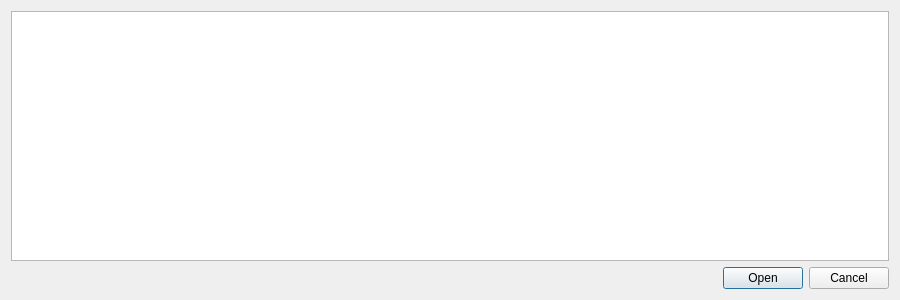
<?xml version="1.0" encoding="UTF-8"?>
<ui version="4.0">
 <class>DriveSelectDialog</class>
 <widget class="QDialog" name="DriveSelectDialog">
  <property name="geometry">
   <rect>
    <x>0</x>
    <y>0</y>
    <width>900</width>
    <height>300</height>
   </rect>
  </property>
  <property name="windowTitle">
   <string>Tunkio - Select Drive</string>
  </property>
  <layout class="QGridLayout" name="gridLayoutDriveDialog">
   <item row="1" column="0">
    <widget class="QDialogButtonBox" name="buttonBoxDriveSelect">
     <property name="orientation">
      <enum>Qt::Horizontal</enum>
     </property>
     <property name="standardButtons">
      <set>QDialogButtonBox::Cancel|QDialogButtonBox::Open</set>
     </property>
    </widget>
   </item>
   <item row="0" column="0">
    <widget class="QTableView" name="tableViewDrives">
     <property name="alternatingRowColors">
      <bool>true</bool>
     </property>
     <property name="selectionMode">
      <enum>QAbstractItemView::SingleSelection</enum>
     </property>
     <property name="selectionBehavior">
      <enum>QAbstractItemView::SelectRows</enum>
     </property>
     <attribute name="horizontalHeaderMinimumSectionSize">
      <number>100</number>
     </attribute>
     <attribute name="horizontalHeaderDefaultSectionSize">
      <number>200</number>
     </attribute>
     <attribute name="horizontalHeaderHighlightSections">
      <bool>false</bool>
     </attribute>
     <attribute name="horizontalHeaderStretchLastSection">
      <bool>true</bool>
     </attribute>
     <attribute name="verticalHeaderCascadingSectionResizes">
      <bool>true</bool>
     </attribute>
    </widget>
   </item>
  </layout>
 </widget>
 <resources/>
 <connections/>
</ui>
